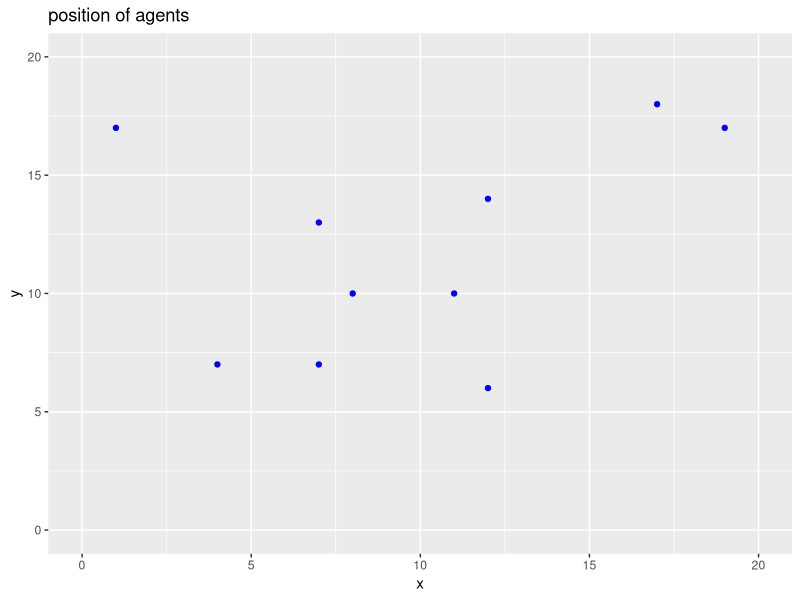
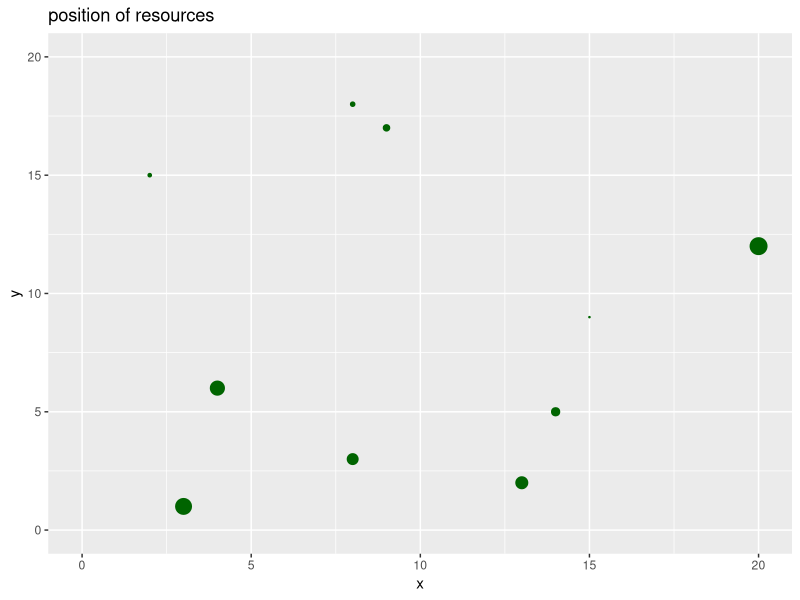
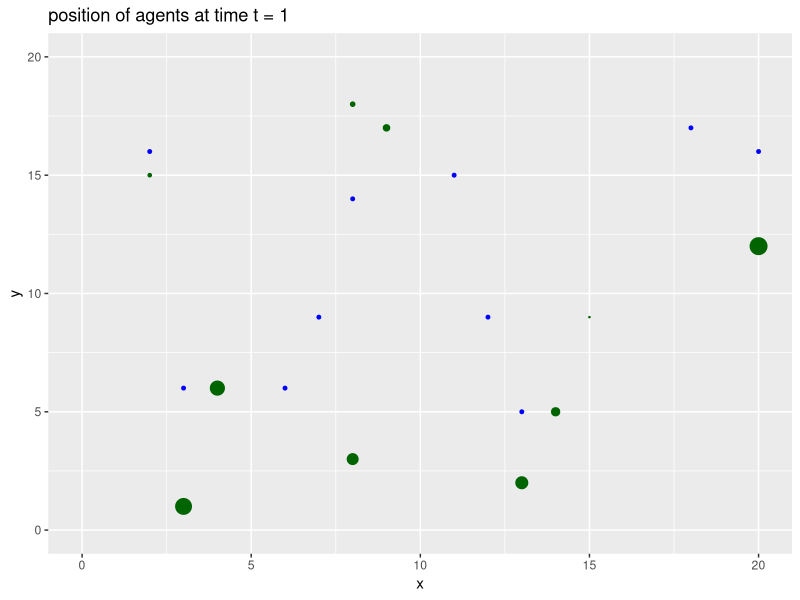
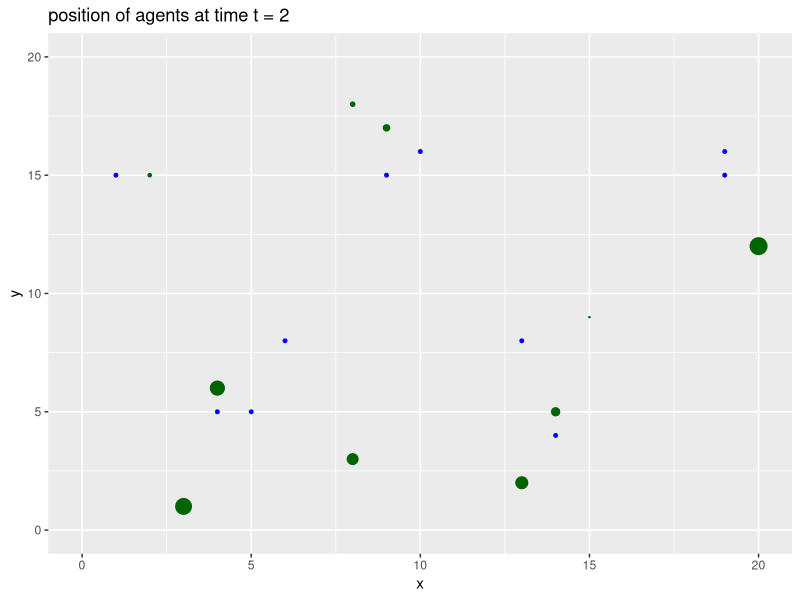
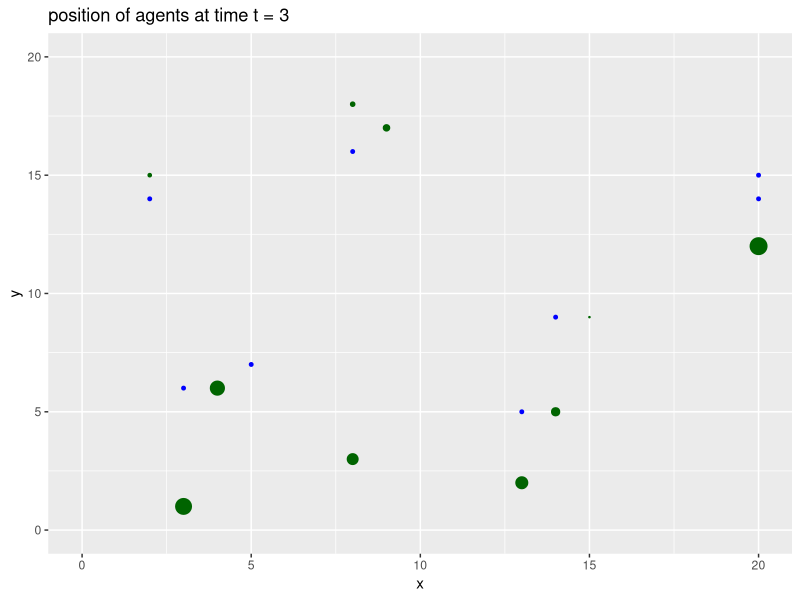
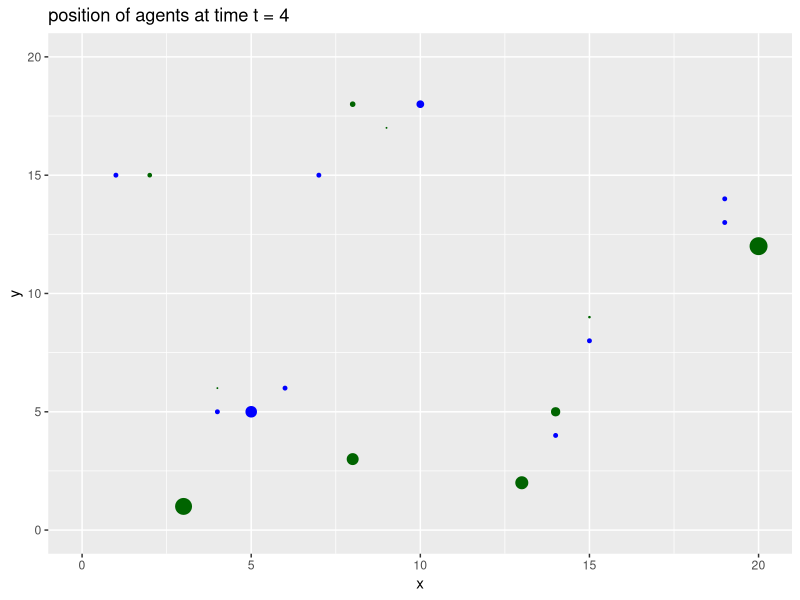
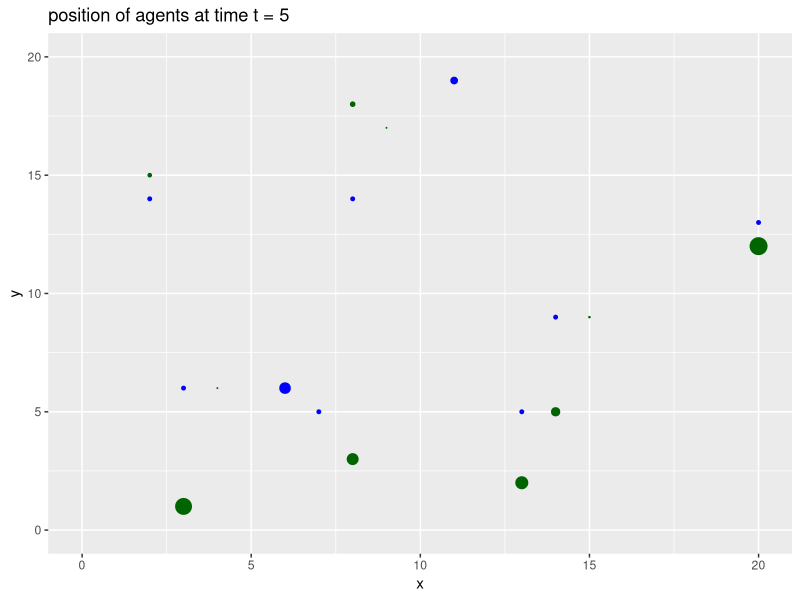
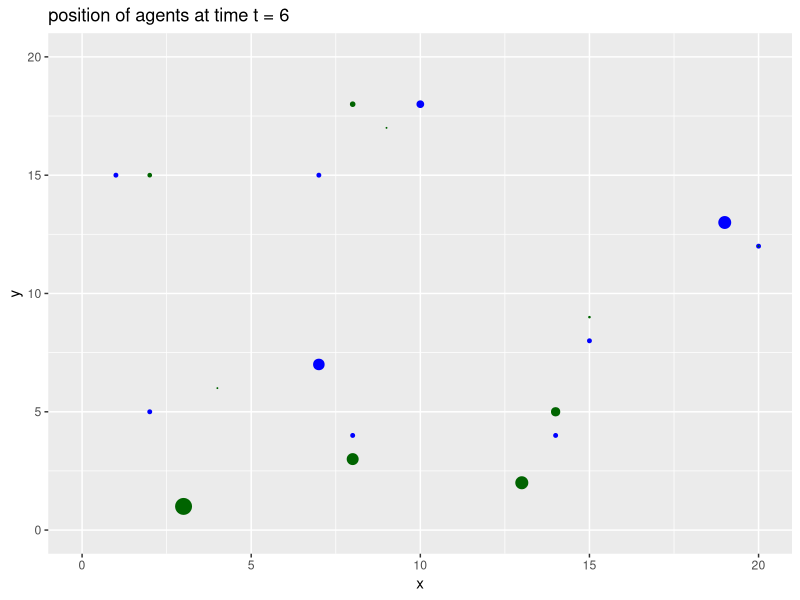

Write the R code that produced these figures, in order.


# GLOBAL VARIABLES

N <- 10
resources <- 10
environment.size <- 20
max.amount <- 3
steps <- 20

create.agents <- function(x){
  pop <- data.frame(id = 1:x, energy = 0, x = 0, y = 0)
  for(i in 1:x){
    pop[i,]$x <- sample(seq(1,environment.size))[1]
    pop[i,]$y <- sample(seq(1,environment.size))[1]
  }
  return(pop)
}

create.resources <- function(x){
  resources <- data.frame(id = 1:x, amount = 0, x = 0, y = 0)
  for(j in 1:x){
    resources[j,]$x <- sample(seq(1,environment.size))[1]
    resources[j,]$y <- sample(seq(1,environment.size))[1]
    resources[j,]$amount <- runif(1) * max.amount
  }
  return(resources)
}

eating <- function(agent, resources){
  for(res in 1:dim(resources)[1]){
    if(agent$x == resources[res,]$x && agent$y == resources[res,]$y){
      agent$energy <- agent$energy + resources[res,]$amount
      resources[res,]$amount <- 0
    }
  }
  return(list(agent, resources))
}

look.for.resources.rw <- function(agents){
  for(a in sample(1:dim(agents)[1])){
    agents[a,]$x <- agents[a,]$x + sign(rnorm(1,0,1))
    agents[a,]$y <- agents[a,]$y + sign(rnorm(1,0,1))
    
    # THIS IS TO CHECK THAT THE AGENT DOES NOT CROSS THE BORDERS OF THE ENV
    if(agents[a,]$x > environment.size){
      agents[a,]$x <- environment.size
    }
    
    if(agents[a,]$y > environment.size){
      agents[a,]$y <- environment.size
    }
    
    if(agents[a,]$x < 0){
      agents[a,]$x <- 0
    }
    
    if(agents[a,]$y < 0){
      agents[a,]$y <- 0
    }
  }
  return(agents)
}

library(fields)
look.for.resources.clever <- function(agents, resources){
  for(a in sample(1:dim(agents)[1])){
    distances <- array(0, c(1,dim(resources)[1]))
    for(j in 1:dim(resources)[1]){
      distances[j] <- rdist(agents[a,3:4], resources[j,3:4])
    }
    
    target <- match(min(distances), distances)
    # IS THERE ANY FOOD LEFT THERE?
    if(resources[target,]$amount > 0){
      if(agents[a,]$x < resources[target,]$x){
        agents[a,]$x <- agents[a,]$x + 1
      }else{
        agents[a,]$x <- agents[a,]$x - 1
      }
      if(agents[a,]$y < resources[target,]$y){
        agents[a,]$y <- agents[a,]$y + 1
      }else{
        agents[a,]$y <- agents[a,]$y - 1
      }
    }else{
      agents[a,]$x <- agents[a,]$x + sign(rnorm(1,0,1))
      agents[a,]$y <- agents[a,]$y + sign(rnorm(1,0,1))
    }
    
    # THIS IS TO CHECK THAT THE AGENT DOES NOT CROSS THE BORDERS OF THE ENV
    if(agents[a,]$x > environment.size){
      agents[a,]$x <- environment.size
    }
    
    if(agents[a,]$y > environment.size){
      agents[a,]$y <- environment.size
    }
    
    if(agents[a,]$x < 0){
      agents[a,]$x <- 0
    }
    
    if(agents[a,]$y < 0){
      agents[a,]$y <- 0
    }
  }
  return(agents)
}



# Pop<-create.agents(10, environment.size)
# plot(Pop$x, Pop$y, xlim=c(0, environment.size), ylim=c(0, environment.size))
# 
# library(tidyverse)
# ggplot(Pop, aes(x, y)) + 
#   geom_point() + 
#   xlim(0,environment.size) + 
#   ylim(0,environment.size)
# 
# Resources <- create.resources(resources)
# plot(Resources$x, Resources$y, xlim=c(0, environment.size), ylim=c(0, environment.size),
#      pch = 20, cex = Resources$amount * 2, xlab = "x", ylab = "y")
# 
# library(tidyverse)
# ggplot(Resources, aes(x, y)) + 
#   geom_point(size = Resources$amount * 2) + 
#   xlim(0,environment.size) + 
#   ylim(0,environment.size)


results <- NULL
Pop<-create.agents(10)
Resources <- create.resources(resources)

# PLOT INITIAL POSITIONS OF AGENTS
library(tidyverse)
ggplot(Pop, aes(x, y)) + 
  geom_point(color = "blue") + 
  xlim(0,environment.size) + 
  ylim(0,environment.size) +
  ggtitle("position of agents")

# PLOT POSITIONS OF RESOURCES
library(tidyverse)
ggplot(Resources, aes(x, y)) + 
  geom_point(size = Resources$amount * 2, color = "darkGreen") + 
  xlim(0,environment.size) + 
  ylim(0,environment.size) +
  ggtitle("position of resources")



movements <- vector("list", steps)

for(t in 1:steps){
  print(t)
  
  for(a in sample(1:dim(Pop)[1])){
    outcome <- eating(Pop[a,], Resources)
    Pop[a,] <- outcome[[1]]
    Resources <- outcome[[2]]
  }

  # Pop <- look.for.resources.rw(Pop)
  Pop <- look.for.resources.clever(Pop, Resources)
  
  # PLOT AFTER MOVING
  library(tidyverse)
  p <- ggplot(Pop, aes(x, y)) + 
    geom_point(color = "blue", size = Pop$energy + 1) + 
    xlim(0,environment.size) + 
    ylim(0,environment.size) +
    ggtitle(paste("position of agents at time t = ", t, sep=""))
  
  p.both <- p + 
    geom_point(data = Resources, size = Resources$amount * 2, color = "darkGreen")
  
  movements[[t]] <- p.both
}


for(t in 1:steps){
  print(movements[[t]])
}

graphics.off()

library(ggpubr)
figure <- ggarrange(plotlist = movements,
                    ncol = 4, nrow = 5)
print(figure)
